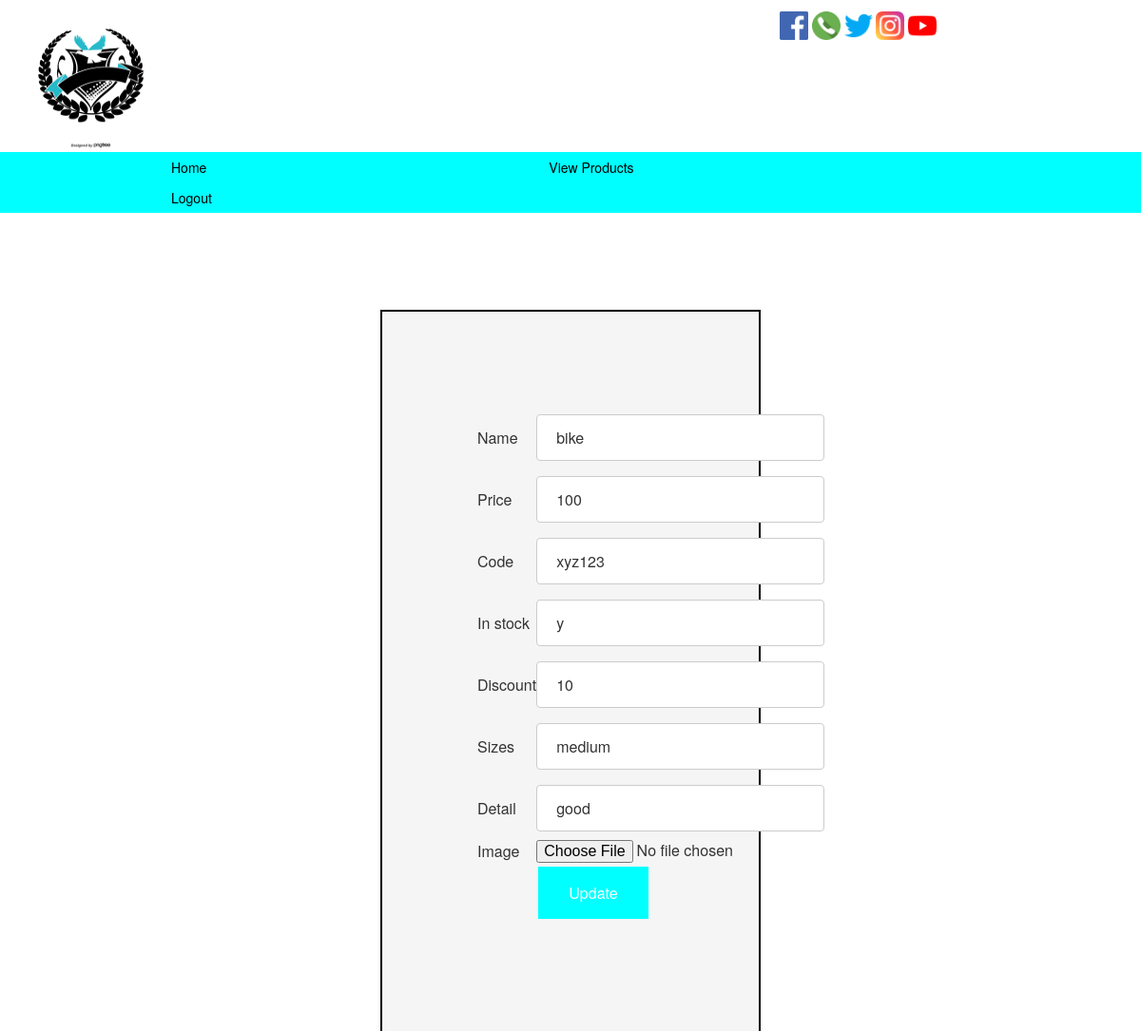
The page /edit.php?id=1 (signed in) on the database its author committed.
### tables this page shows
CREATE TABLE `tblproducts` (
  `productid` int(50) DEFAULT NULL,
  `productname` varchar(50) DEFAULT NULL,
  `productprice` double DEFAULT NULL,
  `productcode` varchar(50) DEFAULT NULL,
  `productinstock` tinytext DEFAULT NULL,
  `productdiscount` double DEFAULT NULL,
  `productsizes` varchar(50) DEFAULT NULL,
  `productdetails` text DEFAULT NULL,
  `productimg` varchar(200) DEFAULT NULL
);

### edit.php (the view, shortened to what this page needs)
<?php
include_once("connection.php");
?>
<?php
$id = $_GET['id'];
$result = mysqli_query($mysqli, "SELECT * FROM tblproducts WHERE productid=$id");
while($res = mysqli_fetch_array($result))
{
    $name = $res['productname'];
    $price = $res['productprice'];
    $pcode = $res['productcode'];
    $instock = $res['productinstock'];
    $discount = $res['productdiscount'];
    $sizes = $res['productsizes'];
    $detail = $res['productdetails'];
}
?>
<html>
<head>
    <link rel="stylesheet" href="https://maxcdn.bootstrapcdn.com/bootstrap/3.4.1/css/bootstrap.min.css">
    <link href="mystyle1.css" rel="stylesheet" type="text/css">
</head>
<body>
<div class="row" >
    <div class="col-md-6" >
        <a href="Home.html"> <img  style="margin : 20px 0px 0px 20px;" src="Img/Logo.png" width="150" height="140" ></a>
    </div>
    <div class="col-md-6 linee" >
        <div style="margin: 2% 35%">
            <img  src="Img/facebook.png" width="30" height="30">
            <img  src="Img/phone.png" width="30" height="30">
            <img  src="Img/twitter.png" width="30" height="30">
            <img  src="Img/instagram.png" width="30" height="30">
            <img  src="Img/youtube.png" width="30" height="30">
        </div>
    </div>
</div>
<div class="topnav1">
    <a href="Home.html">Home</a>
    <a href="view.php">View Products</a>
    <a href="logout.php">Logout</a>
</div>
<div class="row">
    <div class="column" style="border: 2px solid black">
	<form name="form1" method="post" action="edit.php" enctype="multipart/form-data">
		<table border="0">
            <tr>
                <td>Name</td>
                <td><input type="text" name="productname" value="<?php echo $name ;?>"></td>
            </tr>
            <tr>
                <td>Price</td>
                <td><input type="text" name="price" value="<?php echo $price ;?>"></td>
            </tr>
            <tr>
                <td>Code</td>
                <td><input type="text" name="productcode" value="<?php echo $pcode ;?>"></td>
            </tr>
            <tr>
                <td>In stock</td>
                <td><input type="text" name="productinstock" value="<?php echo $instock ;?>"></td>
            </tr>
            <tr>
                <td>Discount</td>
                <td><input type="text" name="productdiscount" value="<?php echo $discount ;?>"></td>
            </tr>
            <tr>
                <td>Sizes</td>
                <td><input type="text" name="productsizes" value="<?php echo $sizes ;?>"></td>
            </tr>
            <tr>
                <td>Detail</td>
                <td><input type="text" name="productdetail" value="<?php echo $detail;?>"></td>
            </tr>
            <tr>
                <td>Image</td>
                <td><input type="file" name="productimg"></td>
            </tr>
			<tr>
				<td><input type="hidden" name="id" value=<?php echo $_GET['id'];?>></td>
				<td><input type="submit" name="update" value="Update"></td>
			</tr>
		</table>
	</form>
    </div>
</div>
</body>
</html>

### mystyle1.css (style rules this page uses)
* { box-sizing: border-box; }
body { margin: 0; }
.column { background-color: whitesmoke; position: absolute; top: 30%; left: 33.33%; width: 33.33%; padding: 100px; }
.row:after { content: ""; display: table; clear: both; }
input[type=submit] { background-color: aqua; border: none; color: white; padding: 16px 32px; text-decoration: none; margin: 4px 2px; cursor: pointer; }
input[type=text], select { width: 100%; padding: 12px 20px; margin: 8px 0; display: inline-block; border: 1px solid #ccc; border-radius: 4px; box-sizing: border-box; }

### edit.php (style rules this page uses)
.topnav1 { overflow: hidden; background-color: aqua; }
.topnav1 a { float: left; display: block; color: black; text-align: center; padding: 0.5% 15%; text-decoration: none; }

### rows shown on the page
tblproducts: productname "bike", price "100", productcode "xyz123", productinstock "y", productdiscount "10", productsizes "medium", productdetail "good"
